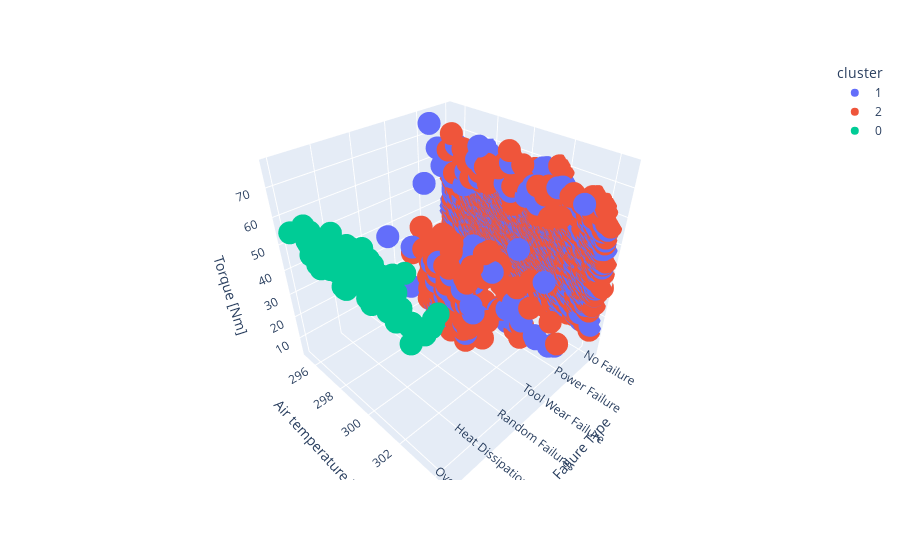

The code cell stored with this chart in its notebook:
### Code cell
# Usamos la maravilla de plotly
import plotly.express as px

fig = px.scatter_3d(x_data_cl2, x='Failure Type', y='Air temperature [K]', z='Torque [Nm]', color='cluster')
fig.show()

### Figure 1 — Plotly figure (JSON) as saved in the notebook; plotly's stock layout.template omitted (floating-point values rounded to 4 significant figures; data arrays with more than 128 entries replaced by an {"elided": "..."} marker saying what was removed)
{"data": [{"hovertemplate": "cluster=1<br>Failure Type=%{x}<br>Air temperature [K]=%{y}<br>Torque [Nm]=%{z}<extra></extra>", "legendgroup": "1", "marker": {"color": "#636efa", "symbol": "circle"}, "mode": "markers", "name": "1", "scene": "scene", "showlegend": true, "type": "scatter3d", "x": {"elided": "3995 str values"}, "y": {"elided": "3995 float values"}, "z": {"elided": "3995 float values"}}, {"hovertemplate": "cluster=2<br>Failure Type=%{x}<br>Air temperature [K]=%{y}<br>Torque [Nm]=%{z}<extra></extra>", "legendgroup": "2", "marker": {"color": "#EF553B", "symbol": "circle"}, "mode": "markers", "name": "2", "scene": "scene", "showlegend": true, "type": "scatter3d", "x": {"elided": "5927 str values"}, "y": {"elided": "5927 float values"}, "z": {"elided": "5927 float values"}}, {"hovertemplate": "cluster=0<br>Failure Type=%{x}<br>Air temperature [K]=%{y}<br>Torque [Nm]=%{z}<extra></extra>", "legendgroup": "0", "marker": {"color": "#00cc96", "symbol": "circle"}, "mode": "markers", "name": "0", "scene": "scene", "showlegend": true, "type": "scatter3d", "x": ["Overstrain Failure", "Overstrain Failure", "Overstrain Failure", "Overstrain Failure", "Overstrain Failure", "Overstrain Failure", "Overstrain Failure", "Overstrain Failure", "Overstrain Failure", "Overstrain Failure", "Overstrain Failure", "Overstrain Failure", "Overstrain Failure", "Overstrain Failure", "Overstrain Failure", "Overstrain Failure", "Overstrain Failure", "Overstrain Failure", "Overstrain Failure", "Overstrain Failure", "Overstrain Failure", "Overstrain Failure", "Overstrain Failure", "Overstrain Failure", "Overstrain Failure", "Overstrain Failure", "Overstrain Failure", "Overstrain Failure", "Overstrain Failure", "Overstrain Failure", "Overstrain Failure", "Overstrain Failure", "Overstrain Failure", "Overstrain Failure", "Overstrain Failure", "Overstrain Failure", "Overstrain Failure", "Overstrain Failure", "Overstrain Failure", "Overstrain Failure", "Overstrain Failure", "Overstrain Failure", "Overstrain Failure", "Overstrain Failure", "Overstrain Failure", "Overstrain Failure", "Overstrain Failure", "Overstrain Failure", "Overstrain Failure", "Overstrain Failure", "Overstrain Failure", "Overstrain Failure", "Overstrain Failure", "Overstrain Failure", "Overstrain Failure", "Overstrain Failure", "Overstrain Failure", "Overstrain Failure", "Overstrain Failure", "Overstrain Failure", "Overstrain Failure", "Overstrain Failure", "Overstrain Failure", "Overstrain Failure", "Overstrain Failure", "Overstrain Failure", "Overstrain Failure", "Overstrain Failure", "Overstrain Failure", "Overstrain Failure", "Overstrain Failure", "Overstrain Failure", "Overstrain Failure", "Overstrain Failure", "Overstrain Failure", "Overstrain Failure", "Overstrain Failure", "Overstrain Failure"], "y": [298.4, 298.3, 298.0, 298.0, 298.0, 297.7, 297.6, 296.8, 295.6, 297.0, 297.0, 296.9, 297.0, 299.0, 299.0, 298.7, 298.2, 298.0, 297.8, 299.5, 299.3, 299.2, 299.1, 299.2, 299.2, 299.8, 300.5, 300.5, 301.3, 301.4, 301.6, 302.0, 302.0, 302.6, 302.1, 302.0, 301.9, 303.4, 303.7, 303.8, 304.0, 303.8, 302.8, 302.7, 302.7, 302.3, 300.8, 301.0, 301.0, 301.0, 300.8, 301.6, 301.2, 300.3, 300.6, 300.5, 300.5, 300.7, 300.5, 300.4, 300.7, 300.7, 299.6, 299.4, 298.7, 297.4, 297.2, 297.3, 298.1, 299.1, 299.0, 299.1, 298.9, 299.1, 299.1, 299.2, 298.5, 298.3], "z": [60.7, 52.3, 58.8, 56.8, 56.2, 56.7, 49.8, 62.0, 55.6, 56.4, 61.2, 57.1, 52.5, 49.1, 53.8, 53.3, 61.0, 52.9, 61.0, 58.8, 53.6, 50.4, 53.6, 48.9, 60.7, 65.1, 51.5, 54.2, 56.8, 62.6, 57.8, 53.1, 65.3, 68.2, 60.3, 50.3, 55.7, 53.0, 56.8, 58.7, 62.5, 59.9, 53.8, 46.3, 52.1, 56.2, 59.1, 64.4, 58.0, 57.3, 65.3, 51.8, 52.9, 60.3, 60.1, 61.3, 67.5, 58.4, 57.9, 59.2, 57.1, 50.2, 65.2, 53.9, 65.9, 50.6, 61.3, 52.7, 53.9, 55.4, 55.7, 56.3, 61.9, 48.8, 54.8, 48.9, 60.9, 56.1]}], "layout": {"legend": {"title": {"text": "cluster"}, "tracegroupgap": 0}, "margin": {"t": 60}, "scene": {"domain": {"x": [0, 1], "y": [0, 1]}, "xaxis": {"title": {"text": "Failure Type"}}, "yaxis": {"title": {"text": "Air temperature [K]"}}, "zaxis": {"title": {"text": "Torque [Nm]"}}}}}
